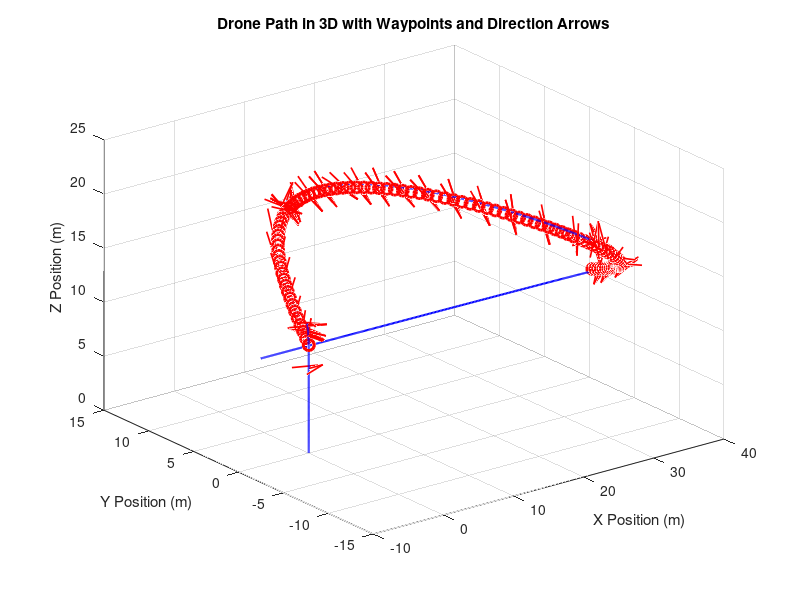
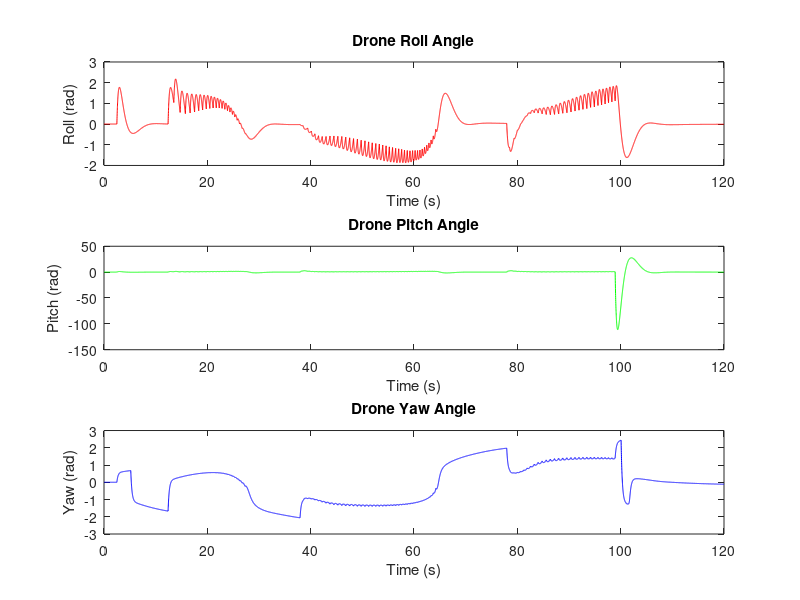

MATLAB code to generate these figures, in order:
clc;
close all;
clear;

% Parameters
m = 5.0;    % mass of the drone (kg)
g = 9.81;   % gravitational acceleration (m/s^2)
Ix = 0.01;  % Moment of inertia around x-axis (kg*m^2)
Iy = 0.01;  % Moment of inertia around y-axis (kg*m^2)
Iz = 0.02;  % Moment of inertia around z-axis (kg*m^2)

% PID controller gains
Kp_pos = 5.0;  % Proportional gain for position
Ki_pos = 0.4;  % Integral gain for position
Kd_pos = 6.8;  % Derivative gain for position

% PID gains for yaw, roll, and pitch
Kp_yaw = 2.5;  % Proportional gain for yaw
Ki_yaw = 0.5;  % Integral gain for yaw
Kd_yaw = 2.0;  % Derivative gain for yaw

Kp_pitch = 3.0;  % Proportional gain for pitch
Ki_pitch = 0.8;  % Integral gain for pitch
Kd_pitch = 3.0;  % Derivative gain for pitch

Kp_roll = 3.0;  % Proportional gain for roll
Ki_roll = 0.8;  % Integral gain for roll
Kd_roll = 3.0;  % Derivative gain for roll

% Time interval for plotting arrows (in seconds)
arrow_plot_interval = 2.0;  % Plot arrows every 1 second

% State-space matrices
A = [0, 0, 0, 1, 0, 0;   % x_dot = u
     0, 0, 0, 0, 1, 0;   % y_dot = v
     0, 0, 0, 0, 0, 1;   % z_dot = w
     0, 0, 0, 0, 0, 0;   % u_dot = controlled by input
     0, 0, 0, 0, 0, 0;   % v_dot = controlled by input
     0, 0, 0, 0, 0, 0];  % w_dot = controlled by input

B = [0, 0, 0; 
     0, 0, 0; 
     0, 0, 0; 
     1/m, 0, 0; 
     0, 1/m, 0; 
     0, 0, 1/m];

C = eye(6);
D = zeros(6, 3);

% Initial conditions
x0 = [0; 0; 0; 0; 0; 0];  % [x; y; z; u; v; w]
yaw0 = 0;
pitch0 = 0;
roll0 = 0;

%           [x,     y,      z]
waypointsA = [0,     0,      10; 
             5,     2,      12; 
             -10,   5,      14; 
             15,    10,     16; 
             -20,   15,     18; 
             25,    20,     20; 
             -30,   25,     18; 
             35,    30,     16; 
             -40,   35,     14; 
             45,    40,     12;
             0,     0,      10];  % Final waypoint returns to origin

%           [x,     y,      z]
waypointsB = [0,     0,      10; 
             5,     2,      12; 
             10,    5,      14; 
             15,    10,     16; 
             20,    15,     18; 
             25,    20,     20; 
             30,    25,     18; 
             35,    30,     16; 
             40,    35,     14; 
             45,    40,     12;
             0,     0,      10];  % Final waypoint returns to origin

% Define the parameters for the sine wave
amplitude = 10;  % Amplitude of the sine wave in meters
wavelength = 40; % Wavelength of the sine wave in meters
altitude_variation = 10; % Variation in altitude

% Number of waypoints
num_waypoints = 100;

% Initialize the waypoints array
waypointsC = zeros(num_waypoints, 3);

% Generate the waypoints
for i = 1:num_waypoints
    x = (i-1) * wavelength / (num_waypoints-1);
    y = amplitude * sin(2 * pi * x / wavelength);
    z = 10 + altitude_variation * sin(2 * pi * x / (2*wavelength)); % Base altitude of 10 meters with variation
    waypointsC(i, :) = [x, y, z];
end
waypointsC(num_waypoints, :) = [0,0,10];

waypoints = waypointsC;

current_waypoint = 1;
tolerance = 0.5; % Distance tolerance to consider waypoint reached

% Time step
dt = 0.01;
time = 0:dt:120;  % Extended time to accommodate return to origin

% Initialize state
x = x0;
yaw = yaw0;
pitch = pitch0;
roll = roll0;

% Initialize arrays for storing results
x_array = zeros(6, length(time));
yaw_array = zeros(1, length(time));
pitch_array = zeros(1, length(time));
roll_array = zeros(1, length(time));

% PID integrals
integral_error_pos = [0; 0; 0];
integral_error_yaw = 0;
integral_error_pitch = 0;
integral_error_roll = 0;

% Initialize figure for plotting
figure;
hold on;
plot3(waypoints(:,1), waypoints(:,2), waypoints(:,3), 'ro', 'MarkerSize', 8, 'LineWidth', 2);

% Simulation loop
for t = 1:length(time)
    % Check if the current waypoint is reached
    if norm([x(1) - waypoints(current_waypoint, 1), x(2) - waypoints(current_waypoint, 2), x(3) - waypoints(current_waypoint, 3)]) < tolerance
        % Move to the next waypoint if available
        if current_waypoint < size(waypoints, 1)
            current_waypoint = current_waypoint + 1;
        end
    end
    
    % Desired position and orientation
    x_des = waypoints(current_waypoint, 1);
    y_des = waypoints(current_waypoint, 2);
    z_des = waypoints(current_waypoint, 3);
    
    % Position errors
    error_pos = [x_des - x(1); y_des - x(2); z_des - x(3)];

    % Update integral errors for position
    integral_error_pos = integral_error_pos + error_pos * dt;
    
    % Desired velocities (PID control)
    u_des = Kp_pos * error_pos(1) + Ki_pos * integral_error_pos(1) - Kd_pos * x(4);
    v_des = Kp_pos * error_pos(2) + Ki_pos * integral_error_pos(2) - Kd_pos * x(5);
    w_des = Kp_pos * error_pos(3) + Ki_pos * integral_error_pos(3) - Kd_pos * x(6);
    
    % Yaw control
    yaw_error = atan2(y_des - x(2), x_des - x(1)) - yaw;
    integral_error_yaw = integral_error_yaw + yaw_error * dt;
    yaw_dot = Kp_yaw * yaw_error + Ki_yaw * integral_error_yaw - Kd_yaw * yaw;

    % Pitch control: make pitch respond to forward/backward movement
    pitch_error = u_des;  % Pitch to control forward velocity
    integral_error_pitch = integral_error_pitch + pitch_error * dt;
    pitch_dot = Kp_pitch * pitch_error + Ki_pitch * integral_error_pitch - Kd_pitch * pitch;

    % Roll control: make roll respond to lateral movement
    roll_error = v_des;  % Roll to control lateral velocity
    integral_error_roll = integral_error_roll + roll_error * dt;
    roll_dot = Kp_roll * roll_error + Ki_roll * integral_error_roll - Kd_roll * roll;

    % Update roll, pitch, and yaw
    roll = roll + roll_dot * dt;
    pitch = pitch + pitch_dot * dt;
    yaw = yaw + yaw_dot * dt;

    % Store orientation for later analysis
    roll_array(t) = roll;
    pitch_array(t) = pitch;
    yaw_array(t) = yaw;
    
    % Input vector u(t) [u_des; v_des; w_des]
    u = [u_des; v_des; w_des];
    
    % State-space equation
    x_dot = A * x + B * u;
    
    % Update state variables
    x = x + x_dot * dt;
    
    % Store results
    x_array(:, t) = x;

    % Plot direction arrows at intervals based on the specified time interval
    if mod(t*dt, arrow_plot_interval) < dt && current_waypoint < size(waypoints, 1)
        % Calculate rotation matrix from Euler angles (roll, pitch, yaw)
        R_yaw = [cos(yaw), -sin(yaw), 0;
                 sin(yaw),  cos(yaw), 0;
                 0,         0,        1];
             
        R_pitch = [cos(pitch), 0, sin(pitch);
                   0,          1, 0;
                  -sin(pitch), 0, cos(pitch)];
              
        R_roll = [1, 0,          0;
                  0, cos(roll), -sin(roll);
                  0, sin(roll),  cos(roll)];
              
        % Overall rotation matrix
        R = R_yaw * R_pitch * R_roll;
        
        % Direction vector (pointing forward along the x-axis in body frame)
        direction = R * [1; 0; 0];
        
        % Plot the arrow
        quiver3(x_array(1,t), x_array(2,t), x_array(3,t), direction(1), direction(2), direction(3), 2, 'r', 'LineWidth', 1.2, 'MaxHeadSize', 1);
    end
end

% Final plot adjustments
plot3(x_array(1,:), x_array(2,:), x_array(3,:), 'b', 'LineWidth', 1.5);
xlabel('X Position (m)');
ylabel('Y Position (m)');
zlabel('Z Position (m)');
title('Drone Path in 3D with Waypoints and Direction Arrows');
grid on;
view(3);  % Ensure the plot is in 3D view
hold off;

% Plot roll, pitch, yaw variations
figure;
subplot(3,1,1);
plot(time, roll_array, 'r');
xlabel('Time (s)');
ylabel('Roll (rad)');
title('Drone Roll Angle');

subplot(3,1,2);
plot(time, pitch_array, 'g');
xlabel('Time (s)');
ylabel('Pitch (rad)');
title('Drone Pitch Angle');

subplot(3,1,3);
plot(time, yaw_array, 'b');
xlabel('Time (s)');
ylabel('Yaw (rad)');
title('Drone Yaw Angle');
